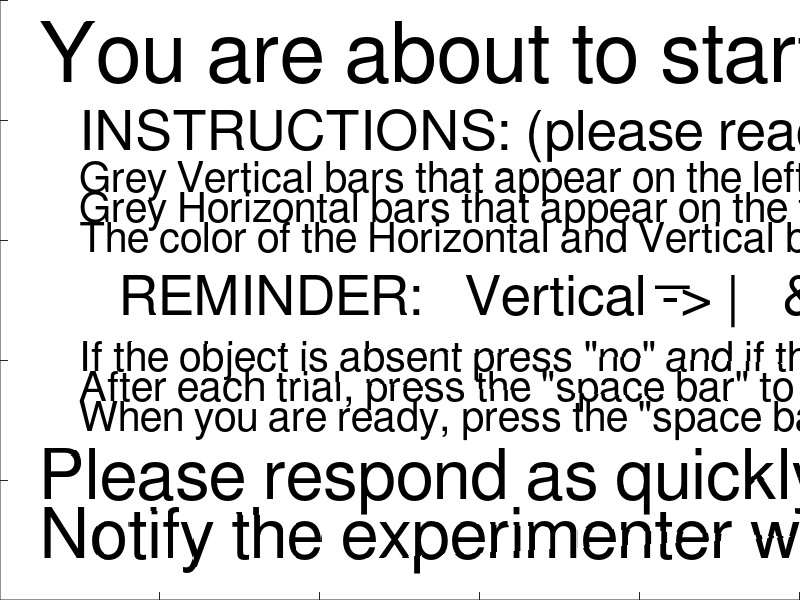

MATLAB code to generate this figure:
% Code for conducting Linguistic Visual Search experiments

% A table of stimuli is prepared, and for each execution of the function
% vs_KeyPressFcn a response table is prepared and by the end of the
% experiment this table is written to a file with the prefix "subject"

% Use any key to get the next stimuli and 0 and 1 to indicate absence and
% presence

% Display related information
global width height
global vs_figure
% Object display properties 
global  margin mindist long short 

% Globals for the sound
global samplingrate file delays

% Data recording & program flow
global parameters all_responses trial_nr
global breathe semaphore

% Globals for parameter information
global kinds_of_objects
global speak_orientation_first 
% Globals to access the parameters at their appropriate index
global sti_con_index sti_type_index set_size_index block_index field_index delay_index draw_index

% CONDITIONS SETUP
%**************************
% FIXED CONDITIONS
speak_orientation_first = false;
samplingrate = 22050;
% delay = 0           ; % additional delay in seconds between sound and object display

% Variable CONDITIONS (AKA parameters)
% Stimulus object can be present or absent
stimulus_conditions = 2; % present or absent

% Object can one of four kinds
kinds_of_objects = 4; % kind 1,2,3 and 4;

% Once the stimulus is one kinds, the noise is one out of the OTHER kinds
% Total number of objects can be one of 2,3 or 4 sizes
setsizes = [5 10 15 20]; % Set sizes

% CONDITIONS COMPUTED AUTOMATICALLY
number_of_set_sizes = size(setsizes,2);

% How many blocks should the experiment run for?
% Each block contains every conditions exactly once, in random order
% // to get different conditions across blocks add it later
% and increase number_of_blocks here
number_of_blocks = 2;                         

number_of_fields = 1;

number_of_delays = 1;
delays = [0];

% number_of_draw_all_stimuli = 1;
% draw_all_stimuli = [0];

% One parameter for stimulus condition, one for kind of stimulus, one for
% kind of noise, one for setsize; in the order as defined above
% fifth parameter is the block number + increase this if you add parameters
num_parameters = 7;

% These variables determine the index a parameter gets inside 'parameters'
sti_con_index = 1;
sti_type_index = 2;
set_size_index = 3;
block_index = 4;
field_index = 5;
delay_index = 6;
draw_index = 7;

%**************************

% number of conditions determines the number of rows in 'parameters'.
number_of_conditions = ...
    stimulus_conditions * ...
    kinds_of_objects * ...
    number_of_set_sizes * ...
    number_of_blocks * ...
    number_of_fields * number_of_delays; % 2 conditions for left/right field 2 conditions for two delays;

parameters = zeros(number_of_conditions, num_parameters);
for i = 1:number_of_conditions
   parameters(i, sti_con_index )    = mod(i, stimulus_conditions );
   parameters(i, sti_type_index )   = 1 + mod( floor( (i-1) / stimulus_conditions ) ,kinds_of_objects);
   parameters(i, set_size_index )   = 1 + mod( floor( (i-1) / (stimulus_conditions*kinds_of_objects)), number_of_set_sizes);
   parameters(i, block_index )      = 1 + mod( floor( (i-1) / (stimulus_conditions*kinds_of_objects*number_of_set_sizes)), number_of_blocks);
   parameters(i, field_index )      = 1 + mod( floor( (i-1) / (stimulus_conditions*kinds_of_objects*number_of_set_sizes*number_of_blocks)), number_of_fields);
   parameters(i, delay_index )      = 1 + mod( floor( (i-1) / (stimulus_conditions*kinds_of_objects*number_of_set_sizes*number_of_blocks*number_of_fields)), number_of_delays);
   % parameters(i, draw_index )       = 1 + mod( floor( (i-1) / (stimulus_conditions*kinds_of_objects*number_of_set_sizes*number_of_blocks*number_of_fields*delay_index)), number_of_draw_all_stimuli);
   % translate the integer 0-1-2-3 ... to actual sizes!
   parameters(i, set_size_index) = setsizes( parameters( i, set_size_index ));
   parameters(i, delay_index)    = delays( parameters( i, delay_index ));
   % parameters(i, draw_index ) = draw_all_stimuli( parameters( i, draw_index ));
end

% RANDOMIZATION OF CONDITIONS
% this randomly permutes the conditions within each block
% NOT across blocks
block_size = number_of_conditions / number_of_blocks;
for i = 0:(number_of_blocks-1)
    from = 1 + i * block_size;
    to = (i+1) * block_size;
    parameters( from - 1 + randperm(block_size),: ) = parameters(from:to,:);
end
% RANDOMIZATION END

% FROM_AK: ADD ACROSS BLOCK CONDITIONS HERE!
% FROM_AK: REPLICATE BLOCKS AND ADD ONE COLUMN WITH THE PROPER CONDITION,
% e.g. the following replicates the same conditions 
% and sets the last column to 1 for the first replicated part and 0 for the
% second

% param_length = size(parameters,1);
% parameters ...
% = [parameters ones(param_length,1);... 
%    parameters zeros(param_length,1)];


% Gather display information
screensize  = get(0,'ScreenSize');          % Get the screen size
width       = screensize(3);                % Width of display
height      = screensize(4)-20;             % Height of display minus something for the handle

margin      =  100;                         % Minimal distance of elemenent from sides
mindist     =  10;                          % Minimal distance between elements
long        =  80;                          % Long side of element
short       =  20;                          % Short side of element

% Loading sound files
files = dir('sound/*.wav');                 % Read the sound files
for i=1:length(files)
    file{i} = wavread(['sound/' files(i).name]);
end

% Initialize variables
disp('Initialize variables');
semaphore       = false;                        % Only process one keypress at a time
breathe         = false;                        % Subject is either active or breathing
all_responses   = [];                           % Table to record all responses in
trial_nr        = 1;                            % index to count trials

% Creates a figure (i.e. a display) associates the vs_KeyPressFcn
% this function is executed every time the user hits a key
disp('Calling figure');
vs_figure = figure(...
    'Position',[0 0 width height],...
    'outerposition',[0 0 width height],...
    'KeyPressFcn',@vs_KeyPressFcn_0,...
    'NumberTitle','off', ...
    'MenuBar','none',...
    'ToolBar','none');  

axis off
axes('position',[0  0  1  1])
text(0.05,.9,'You are about to start an experiment block.','Fontsize', 60)
text(0.1,.775,'INSTRUCTIONS: (please read carefully)','Fontsize',40)
text(0.1,.6,'The color of the Horizontal and Vertical bars identify the color of the target.','Fontsize', 30)
text(0.1,.65,'Grey Horizontal bars that appear on the top and bottom of the screen identify a horizontal target.','Fontsize', 30)
text(0.1,.7,'Grey Vertical bars that appear on the left and right of the screen identify a vertical target.','Fontsize', 30)
text(0.15,.5,'REMINDER:   Vertical -> |   &   Horizontal ->','Fontsize', 40)
text(.82,.53,'_','Fontsize', 50)
text(0.1,.4,'If the object is absent press "no" and if the object is present press "yes."','Fontsize', 30)
text(0.1,.35,'After each trial, press the "space bar" to continue.','Fontsize', 30)
text(0.1,.3,'When you are ready, press the "space bar" to begin.','Fontsize', 30)
text(0.05,.2,'Please respond as quickly and accurately as possible.','Fontsize', 50)
text(0.05,.1,'Notify the experimenter when this experiment block ends.','Fontsize', 50)
tic